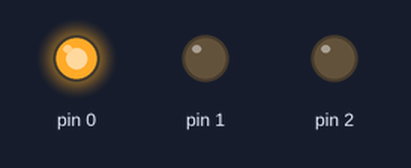
A sketch run on a simulated Arduino Uno, built with avr-gcc and run on an emulated ATmega328P. On the bench: output pins drawn as LEDs (lit = HIGH).

Above: at 2.5 s.
At 6.0 s:
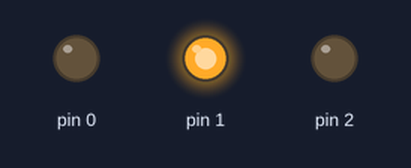
At 9.5 s:
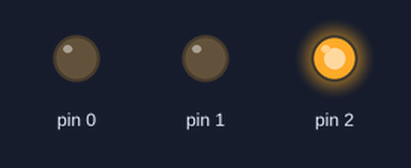
At 12.2 s:
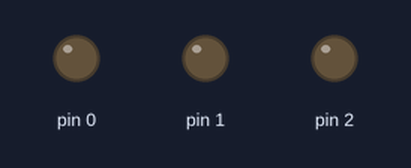
Timing chart, 0 to 17.6 s (numbered marks = the images above):
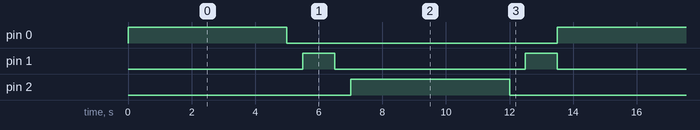

The sketch:

Traffic_Light.ino
```cpp
void setup () {

// TODO: put your setup code here, to run once:
pinMode(0,OUTPUT);
pinMode(1,OUTPUT);
pinMode(2,OUTPUT);
}

void loop() {

// TODO: put your main code here, to run repeatedly:
digitalWrite(0,HIGH);
delay(5000);
digitalWrite(0,LOW);
delay(500);
digitalWrite(1,HIGH);
delay(1000);
digitalWrite(1,LOW);
delay(500);
digitalWrite(2,HIGH);
delay(5000);
digitalWrite(2,LOW);
delay(500);
digitalWrite(1,HIGH);
delay(1000);
digitalWrite(1,LOW);


}
```

Measured:
- by itself, pin 0, pin 2: alternates HIGH for 5.0 s and LOW for 8.5 s
- by itself, pin 1: alternates HIGH for 1.0 s and LOW for 5.8 s
- by itself, everything shown: repeats every 13.5 s, in 8 steps
